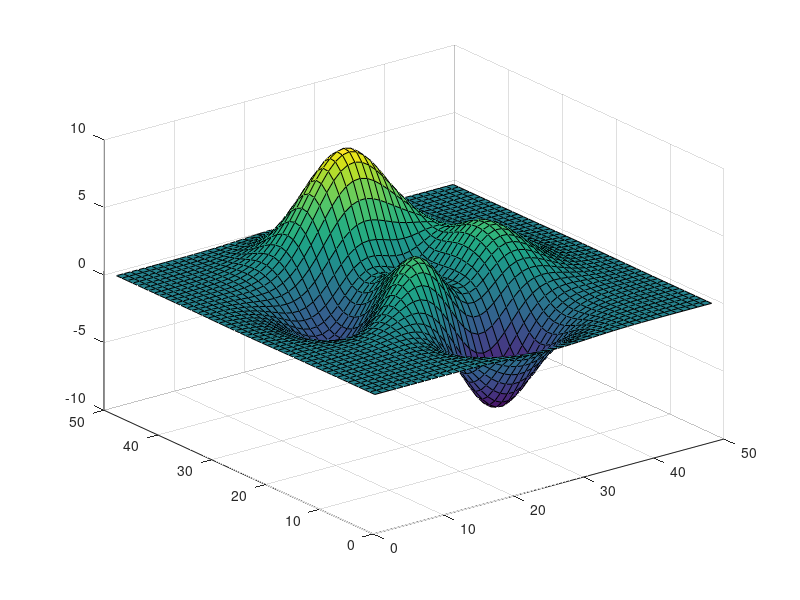
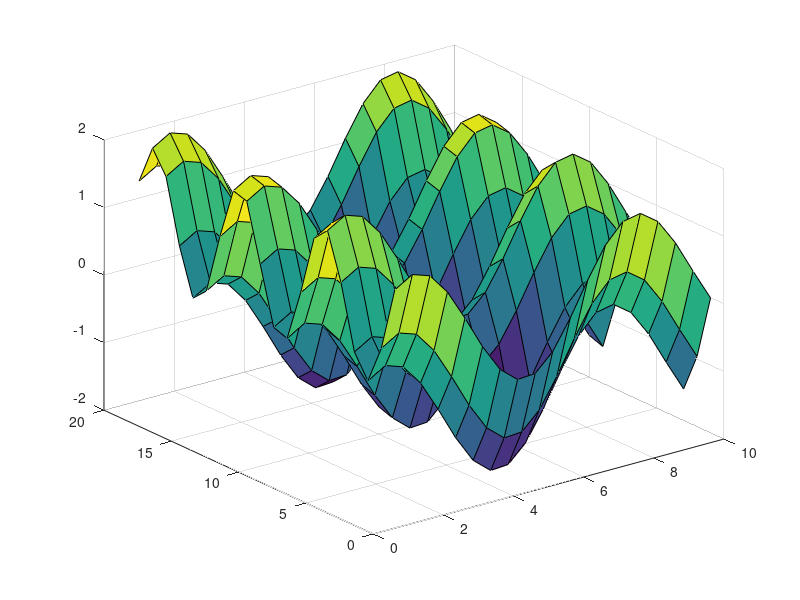

Here is the MATLAB script that generated these plots, in order: (Note: this script raises an error after producing the figures.)
%=============================================================================
% Copyright (c) 2016-present Allan CORNET (Nelson)
%=============================================================================
% This file is part of the Nelson.
%=============================================================================
% LICENCE_BLOCK_BEGIN
% SPDX-License-Identifier: LGPL-3.0-or-later
% LICENCE_BLOCK_END
%=============================================================================
% <--ADV-CLI MODE-->
%=============================================================================
f = figure();
surf(peaks);
%=============================================================================
f = figure();
[X,Y] = meshgrid(1:0.5:10,1:20);
Z = sin(X) + cos(Y);
S = surf(X, Y, Z)
%=============================================================================
P = properties(S);
REF = {'AlphaData';               
'AlphaDataMapping';        
'AmbientStrength';         
'BackFaceLighting';        
'CData';                   
'CDataMapping';            
'CDataMode';               
'Children';                
'DiffuseStrength';         
'EdgeAlpha';               
'EdgeColor';               
'EdgeLighting';            
'FaceAlpha';               
'FaceColor';               
'FaceLighting';            
'LineStyle';               
'LineWidth';               
'Marker';                  
'MarkerEdgeColor';         
'MarkerFaceColor';         
'MarkerSize';              
'MeshStyle';               
'Parent';                  
'SpecularColorReflectance';
'SpecularExponent';        
'SpecularStrength';        
'Tag';                     
'Type';                    
'UserData';                
'VertexNormals';           
'Visible';                 
'XData';                   
'XDataMode';               
'YData';                   
'YDataMode';               
'ZData'};
assert_isequal(P, REF);
%=============================================================================
assert_isequal(S.Type, 'surface');
%=============================================================================
